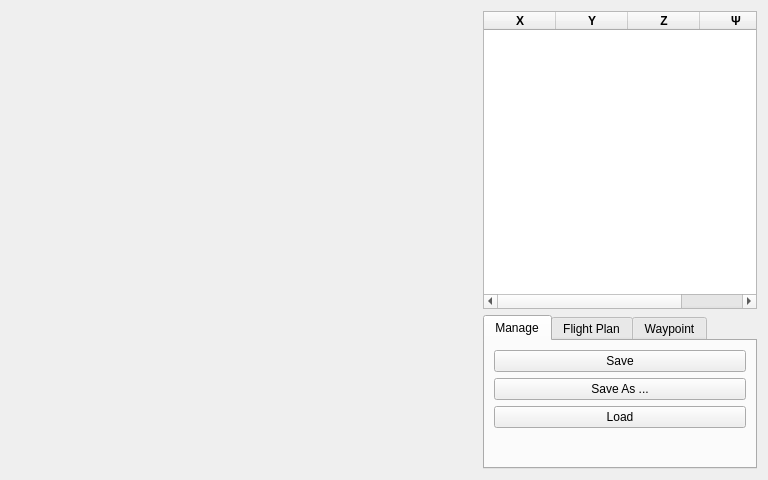
<?xml version="1.0" encoding="UTF-8"?>
<ui version="4.0">
 <class>ContrailPlanner</class>
 <widget class="QWidget" name="ContrailPlanner">
  <property name="geometry">
   <rect>
    <x>0</x>
    <y>0</y>
    <width>768</width>
    <height>480</height>
   </rect>
  </property>
  <property name="sizePolicy">
   <sizepolicy hsizetype="Expanding" vsizetype="Expanding">
    <horstretch>0</horstretch>
    <verstretch>0</verstretch>
   </sizepolicy>
  </property>
  <property name="minimumSize">
   <size>
    <width>0</width>
    <height>0</height>
   </size>
  </property>
  <property name="windowTitle">
   <string>Contrail Planner</string>
  </property>
  <layout class="QGridLayout" name="gridLayout_2">
   <item row="0" column="0">
    <layout class="QHBoxLayout" name="layout_window" stretch="1,0">
     <item>
      <widget class="QWidget" name="widget_plot" native="true">
       <property name="sizePolicy">
        <sizepolicy hsizetype="Expanding" vsizetype="Expanding">
         <horstretch>0</horstretch>
         <verstretch>0</verstretch>
        </sizepolicy>
       </property>
      </widget>
     </item>
     <item>
      <layout class="QVBoxLayout" name="layout_control" stretch="0,0">
       <item>
        <widget class="QTableWidget" name="table_waypoints">
         <property name="sizePolicy">
          <sizepolicy hsizetype="Minimum" vsizetype="Expanding">
           <horstretch>0</horstretch>
           <verstretch>0</verstretch>
          </sizepolicy>
         </property>
         <property name="cursor" stdset="0">
          <cursorShape>ArrowCursor</cursorShape>
         </property>
         <property name="editTriggers">
          <set>QAbstractItemView::NoEditTriggers</set>
         </property>
         <property name="selectionMode">
          <enum>QAbstractItemView::SingleSelection</enum>
         </property>
         <property name="selectionBehavior">
          <enum>QAbstractItemView::SelectRows</enum>
         </property>
         <attribute name="horizontalHeaderVisible">
          <bool>true</bool>
         </attribute>
         <attribute name="horizontalHeaderDefaultSectionSize">
          <number>72</number>
         </attribute>
         <attribute name="horizontalHeaderStretchLastSection">
          <bool>true</bool>
         </attribute>
         <column>
          <property name="text">
           <string>X</string>
          </property>
          <property name="font">
           <font>
            <weight>75</weight>
            <bold>true</bold>
           </font>
          </property>
          <property name="textAlignment">
           <set>AlignHCenter|AlignVCenter|AlignCenter</set>
          </property>
         </column>
         <column>
          <property name="text">
           <string>Y</string>
          </property>
          <property name="font">
           <font>
            <weight>75</weight>
            <bold>true</bold>
           </font>
          </property>
          <property name="textAlignment">
           <set>AlignHCenter|AlignVCenter|AlignCenter</set>
          </property>
         </column>
         <column>
          <property name="text">
           <string>Z</string>
          </property>
          <property name="font">
           <font>
            <weight>75</weight>
            <bold>true</bold>
           </font>
          </property>
          <property name="textAlignment">
           <set>AlignHCenter|AlignVCenter|AlignCenter</set>
          </property>
         </column>
         <column>
          <property name="text">
           <string>Ψ</string>
          </property>
          <property name="font">
           <font>
            <weight>75</weight>
            <bold>true</bold>
           </font>
          </property>
          <property name="textAlignment">
           <set>AlignHCenter|AlignVCenter|AlignCenter</set>
          </property>
         </column>
        </widget>
       </item>
       <item>
        <widget class="QTabWidget" name="tabgroup_inputs">
         <property name="sizePolicy">
          <sizepolicy hsizetype="Minimum" vsizetype="Fixed">
           <horstretch>0</horstretch>
           <verstretch>0</verstretch>
          </sizepolicy>
         </property>
         <property name="minimumSize">
          <size>
           <width>0</width>
           <height>0</height>
          </size>
         </property>
         <property name="currentIndex">
          <number>0</number>
         </property>
         <widget class="QWidget" name="tab_manage">
          <attribute name="title">
           <string>Manage</string>
          </attribute>
          <layout class="QVBoxLayout" name="verticalLayout_3">
           <item>
            <widget class="QPushButton" name="button_save">
             <property name="text">
              <string>Save</string>
             </property>
            </widget>
           </item>
           <item>
            <widget class="QPushButton" name="button_save_as">
             <property name="text">
              <string>Save As ...</string>
             </property>
            </widget>
           </item>
           <item>
            <widget class="QPushButton" name="button_load">
             <property name="text">
              <string>Load</string>
             </property>
            </widget>
           </item>
           <item>
            <spacer name="verticalSpacer">
             <property name="orientation">
              <enum>Qt::Vertical</enum>
             </property>
             <property name="sizeHint" stdset="0">
              <size>
               <width>20</width>
               <height>20</height>
              </size>
             </property>
            </spacer>
           </item>
          </layout>
         </widget>
         <widget class="QWidget" name="tab_plan">
          <attribute name="title">
           <string>Flight Plan</string>
          </attribute>
          <layout class="QVBoxLayout" name="verticalLayout_2">
           <item>
            <layout class="QHBoxLayout" name="layout_plan_mode">
             <item>
              <widget class="QLabel" name="label_mode">
               <property name="sizePolicy">
                <sizepolicy hsizetype="Minimum" vsizetype="Minimum">
                 <horstretch>0</horstretch>
                 <verstretch>0</verstretch>
                </sizepolicy>
               </property>
               <property name="text">
                <string>Mode:</string>
               </property>
              </widget>
             </item>
             <item>
              <widget class="QComboBox" name="combobox_mode">
               <property name="sizePolicy">
                <sizepolicy hsizetype="Minimum" vsizetype="Fixed">
                 <horstretch>0</horstretch>
                 <verstretch>0</verstretch>
                </sizepolicy>
               </property>
               <item>
                <property name="text">
                 <string>Continuous</string>
                </property>
               </item>
               <item>
                <property name="text">
                 <string>Discrete</string>
                </property>
               </item>
              </widget>
             </item>
            </layout>
           </item>
           <item>
            <layout class="QGridLayout" name="layout_plan_input">
             <item row="0" column="0">
              <widget class="QLabel" name="label_duration">
               <property name="sizePolicy">
                <sizepolicy hsizetype="Minimum" vsizetype="Minimum">
                 <horstretch>0</horstretch>
                 <verstretch>0</verstretch>
                </sizepolicy>
               </property>
               <property name="text">
                <string>Duration:</string>
               </property>
              </widget>
             </item>
             <item row="2" column="0">
              <widget class="QLabel" name="label_nom_vel">
               <property name="enabled">
                <bool>false</bool>
               </property>
               <property name="sizePolicy">
                <sizepolicy hsizetype="Minimum" vsizetype="Minimum">
                 <horstretch>0</horstretch>
                 <verstretch>0</verstretch>
                </sizepolicy>
               </property>
               <property name="text">
                <string>L. Velocity:</string>
               </property>
              </widget>
             </item>
             <item row="3" column="0">
              <widget class="QLabel" name="label_nom_rate">
               <property name="enabled">
                <bool>false</bool>
               </property>
               <property name="sizePolicy">
                <sizepolicy hsizetype="Minimum" vsizetype="Minimum">
                 <horstretch>0</horstretch>
                 <verstretch>0</verstretch>
                </sizepolicy>
               </property>
               <property name="text">
                <string>Ψ Rate:</string>
               </property>
              </widget>
             </item>
             <item row="0" column="1">
              <widget class="QLineEdit" name="input_duration">
               <property name="sizePolicy">
                <sizepolicy hsizetype="Minimum" vsizetype="Fixed">
                 <horstretch>0</horstretch>
                 <verstretch>0</verstretch>
                </sizepolicy>
               </property>
               <property name="text">
                <string>60.0</string>
               </property>
               <property name="alignment">
                <set>Qt::AlignRight|Qt::AlignTrailing|Qt::AlignVCenter</set>
               </property>
              </widget>
             </item>
             <item row="2" column="1">
              <widget class="QLineEdit" name="input_nom_vel">
               <property name="enabled">
                <bool>false</bool>
               </property>
               <property name="sizePolicy">
                <sizepolicy hsizetype="Minimum" vsizetype="Fixed">
                 <horstretch>0</horstretch>
                 <verstretch>0</verstretch>
                </sizepolicy>
               </property>
               <property name="text">
                <string>0.1</string>
               </property>
               <property name="alignment">
                <set>Qt::AlignRight|Qt::AlignTrailing|Qt::AlignVCenter</set>
               </property>
              </widget>
             </item>
             <item row="3" column="1">
              <widget class="QLineEdit" name="input_nom_rate">
               <property name="enabled">
                <bool>false</bool>
               </property>
               <property name="sizePolicy">
                <sizepolicy hsizetype="Minimum" vsizetype="Fixed">
                 <horstretch>0</horstretch>
                 <verstretch>0</verstretch>
                </sizepolicy>
               </property>
               <property name="text">
                <string>0.2</string>
               </property>
               <property name="alignment">
                <set>Qt::AlignRight|Qt::AlignTrailing|Qt::AlignVCenter</set>
               </property>
              </widget>
             </item>
            </layout>
           </item>
          </layout>
         </widget>
         <widget class="QWidget" name="tab_waypoint">
          <attribute name="title">
           <string>Waypoint</string>
          </attribute>
          <layout class="QVBoxLayout" name="verticalLayout">
           <item>
            <layout class="QGridLayout" name="layout_waypoint_input" columnstretch="0,0,0,0">
             <item row="1" column="3">
              <widget class="QLabel" name="label_psi">
               <property name="sizePolicy">
                <sizepolicy hsizetype="Minimum" vsizetype="Minimum">
                 <horstretch>0</horstretch>
                 <verstretch>0</verstretch>
                </sizepolicy>
               </property>
               <property name="font">
                <font>
                 <weight>75</weight>
                 <bold>true</bold>
                </font>
               </property>
               <property name="text">
                <string>Ψ</string>
               </property>
               <property name="alignment">
                <set>Qt::AlignCenter</set>
               </property>
              </widget>
             </item>
             <item row="1" column="0">
              <widget class="QLabel" name="label_x">
               <property name="sizePolicy">
                <sizepolicy hsizetype="Minimum" vsizetype="Minimum">
                 <horstretch>0</horstretch>
                 <verstretch>0</verstretch>
                </sizepolicy>
               </property>
               <property name="font">
                <font>
                 <weight>75</weight>
                 <bold>true</bold>
                </font>
               </property>
               <property name="text">
                <string>X</string>
               </property>
               <property name="alignment">
                <set>Qt::AlignCenter</set>
               </property>
              </widget>
             </item>
             <item row="1" column="2">
              <widget class="QLabel" name="label_z">
               <property name="sizePolicy">
                <sizepolicy hsizetype="Minimum" vsizetype="Minimum">
                 <horstretch>0</horstretch>
                 <verstretch>0</verstretch>
                </sizepolicy>
               </property>
               <property name="font">
                <font>
                 <weight>75</weight>
                 <bold>true</bold>
                </font>
               </property>
               <property name="text">
                <string>Z</string>
               </property>
               <property name="alignment">
                <set>Qt::AlignCenter</set>
               </property>
              </widget>
             </item>
             <item row="1" column="1">
              <widget class="QLabel" name="label_y">
               <property name="sizePolicy">
                <sizepolicy hsizetype="Minimum" vsizetype="Minimum">
                 <horstretch>0</horstretch>
                 <verstretch>0</verstretch>
                </sizepolicy>
               </property>
               <property name="font">
                <font>
                 <weight>75</weight>
                 <bold>true</bold>
                </font>
               </property>
               <property name="text">
                <string>Y</string>
               </property>
               <property name="alignment">
                <set>Qt::AlignCenter</set>
               </property>
              </widget>
             </item>
             <item row="2" column="2">
              <widget class="QLineEdit" name="input_z">
               <property name="sizePolicy">
                <sizepolicy hsizetype="Ignored" vsizetype="Fixed">
                 <horstretch>0</horstretch>
                 <verstretch>0</verstretch>
                </sizepolicy>
               </property>
               <property name="minimumSize">
                <size>
                 <width>50</width>
                 <height>0</height>
                </size>
               </property>
               <property name="text">
                <string>0.0</string>
               </property>
               <property name="alignment">
                <set>Qt::AlignRight|Qt::AlignTrailing|Qt::AlignVCenter</set>
               </property>
              </widget>
             </item>
             <item row="2" column="3">
              <widget class="QLineEdit" name="input_psi">
               <property name="sizePolicy">
                <sizepolicy hsizetype="Ignored" vsizetype="Fixed">
                 <horstretch>0</horstretch>
                 <verstretch>0</verstretch>
                </sizepolicy>
               </property>
               <property name="minimumSize">
                <size>
                 <width>50</width>
                 <height>0</height>
                </size>
               </property>
               <property name="text">
                <string>0.0</string>
               </property>
               <property name="alignment">
                <set>Qt::AlignRight|Qt::AlignTrailing|Qt::AlignVCenter</set>
               </property>
              </widget>
             </item>
             <item row="2" column="0">
              <widget class="QLineEdit" name="input_x">
               <property name="enabled">
                <bool>true</bool>
               </property>
               <property name="sizePolicy">
                <sizepolicy hsizetype="Ignored" vsizetype="Fixed">
                 <horstretch>0</horstretch>
                 <verstretch>0</verstretch>
                </sizepolicy>
               </property>
               <property name="minimumSize">
                <size>
                 <width>50</width>
                 <height>0</height>
                </size>
               </property>
               <property name="text">
                <string>0.0</string>
               </property>
               <property name="alignment">
                <set>Qt::AlignRight|Qt::AlignTrailing|Qt::AlignVCenter</set>
               </property>
              </widget>
             </item>
             <item row="2" column="1">
              <widget class="QLineEdit" name="input_y">
               <property name="sizePolicy">
                <sizepolicy hsizetype="Ignored" vsizetype="Fixed">
                 <horstretch>0</horstretch>
                 <verstretch>0</verstretch>
                </sizepolicy>
               </property>
               <property name="minimumSize">
                <size>
                 <width>50</width>
                 <height>0</height>
                </size>
               </property>
               <property name="text">
                <string>0.0</string>
               </property>
               <property name="alignment">
                <set>Qt::AlignRight|Qt::AlignTrailing|Qt::AlignVCenter</set>
               </property>
              </widget>
             </item>
            </layout>
           </item>
           <item>
            <layout class="QGridLayout" name="layout_waypoint_buttons">
             <item row="0" column="0">
              <widget class="QPushButton" name="button_insert">
               <property name="sizePolicy">
                <sizepolicy hsizetype="Minimum" vsizetype="Minimum">
                 <horstretch>0</horstretch>
                 <verstretch>0</verstretch>
                </sizepolicy>
               </property>
               <property name="text">
                <string>Insert</string>
               </property>
              </widget>
             </item>
             <item row="0" column="1">
              <widget class="QPushButton" name="button_append">
               <property name="sizePolicy">
                <sizepolicy hsizetype="Minimum" vsizetype="Minimum">
                 <horstretch>0</horstretch>
                 <verstretch>0</verstretch>
                </sizepolicy>
               </property>
               <property name="text">
                <string>Append</string>
               </property>
              </widget>
             </item>
             <item row="1" column="2">
              <widget class="QPushButton" name="button_remove">
               <property name="sizePolicy">
                <sizepolicy hsizetype="Minimum" vsizetype="Minimum">
                 <horstretch>0</horstretch>
                 <verstretch>0</verstretch>
                </sizepolicy>
               </property>
               <property name="text">
                <string>Remove</string>
               </property>
              </widget>
             </item>
             <item row="0" column="2">
              <widget class="QPushButton" name="button_overwrite">
               <property name="sizePolicy">
                <sizepolicy hsizetype="Minimum" vsizetype="Minimum">
                 <horstretch>0</horstretch>
                 <verstretch>0</verstretch>
                </sizepolicy>
               </property>
               <property name="text">
                <string>Overwrite</string>
               </property>
              </widget>
             </item>
             <item row="1" column="0">
              <widget class="QPushButton" name="button_move_up">
               <property name="sizePolicy">
                <sizepolicy hsizetype="Minimum" vsizetype="Minimum">
                 <horstretch>0</horstretch>
                 <verstretch>0</verstretch>
                </sizepolicy>
               </property>
               <property name="text">
                <string>Move Up</string>
               </property>
              </widget>
             </item>
             <item row="1" column="1">
              <widget class="QPushButton" name="button_move_down">
               <property name="sizePolicy">
                <sizepolicy hsizetype="Minimum" vsizetype="Minimum">
                 <horstretch>0</horstretch>
                 <verstretch>0</verstretch>
                </sizepolicy>
               </property>
               <property name="text">
                <string>Move Down</string>
               </property>
              </widget>
             </item>
            </layout>
           </item>
          </layout>
         </widget>
        </widget>
       </item>
      </layout>
     </item>
    </layout>
   </item>
  </layout>
 </widget>
 <resources/>
 <connections/>
</ui>
